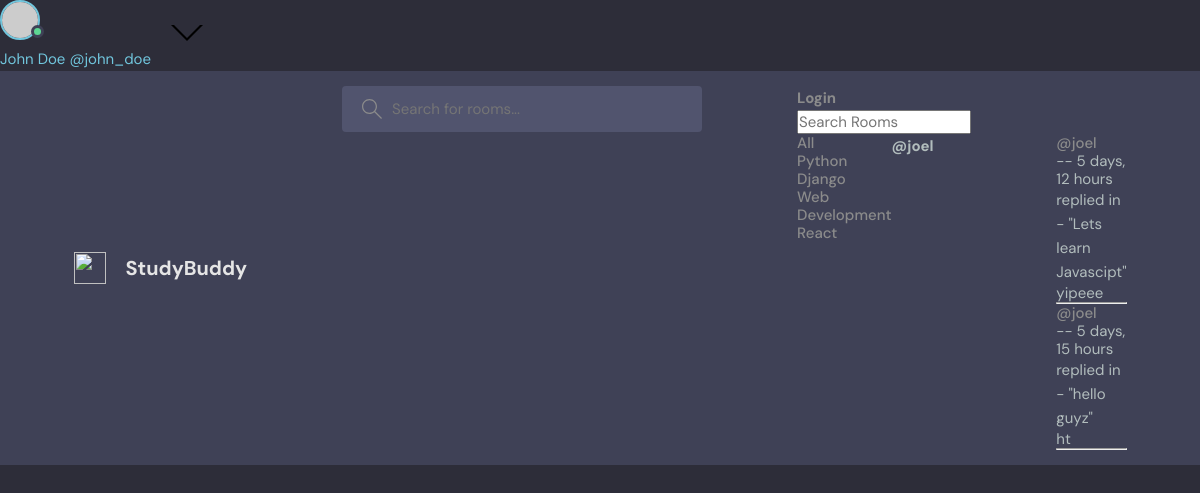
The app's page /profile/1 with its own data.
### hotel/models.py (models this page shows, shortened)
class Topic(models.Model):
    name = models.CharField(max_length=200)

class Message(models.Model):
    user = models.ForeignKey(User, on_delete=models.CASCADE)
    room = models.ForeignKey(Room, on_delete=models.CASCADE)
    body = models.TextField()
    updated = models.DateTimeField(auto_now = True)
    created = models.DateTimeField(auto_now_add = True)
    class Meta:
        ordering = ['-updated','-created']

class Room(models.Model):
    host = models.ForeignKey(User,on_delete=models.SET_NULL,null=True)
    topic = models.ForeignKey(Topic,on_delete=models.SET_NULL,null=True)
    name = models.CharField(max_length=200)
    description = models.TextField(null=True, blank=True)
    participants = models.ManyToManyField(User, related_name='participants',blank=True)
    updated = models.DateTimeField(auto_now = True)
    created = models.DateTimeField(auto_now_add = True)
    class Meta:
        ordering = ['-updated','-created']
    def __str__(self):
        return self.name

### hotel/views.py (the view)
# urls.py: path('profile/<str:pk>',views.profileview,name='profile'),
def profileview(request,pk):
    roommsg= Message.objects.all().filter(user_id =pk)
    room = Room.objects.all().filter(host_id=pk)
    user = roommsg.first()
    topics= Topic.objects.all().filter()
    context ={'roommsg' : roommsg,'room' : room ,'user':user,'topics' : topics}
    return render(request,'hotel/profile.html',context)

### hotel/templates/hotel/profile.html (shortened to what this page needs)
{% extends 'main.html' %}
{% block content %}
<div class="profile_con">
<div>
    {% include "hotel/browse.html" %}
</div>
<div>
    <h1>@{{ user.user }}</h1>
</div>
<div>
    {% include "hotel/recent.html" %}
</div>
{% endblock content %}

### hotel/templates/hotel/browse.html
<p>
    <a href="{% url 'home' %}">All</a>
</p>
{% for topic in topics%}
<p>
    <a href="{% url 'home' %}?q={{ topic.name }}">{{ topic.name }}</a>
</p>
{% endfor%}

### hotel/templates/hotel/recent.html (shortened to what this page needs)
<div>
    {%for msg in roommsg %}
    <small><p><a href="{% url 'profile' msg.user.id %}">@{{ msg.user }}</a> -- {{msg.created|timesince}} </p></small>
    <small>
        <div>
            replied in - "{{ msg.room }}"
            <div>
            <p>    {{  msg.body }}</p>
            </div>
        </div>
    </small>
    <hr>
<div>
    {% endfor %}

### static/styles/style.css (style rules this page uses)
:root { --color-main: #71c6dd; --color-main-light: #e1f6fb; --color-dark: #3f4156; --color-dark-medium: #51546e; --color-dark-light: #696d97; --color-light: #e5e5e5; --color-gray: #8b8b8b; --color-light-gray: #b2bdbd; --color-bg: #2d2d39; --color-success: #5dd693; --color-error: #fc4b0b; }
* { font-family: "DM Sans", -apple-system, BlinkMacSystemFont, "Segoe UI", Roboto, Oxygen, Ubuntu, Cantarell, "Open Sans", "Helvetica Neue", sans-serif; margin: 0; padding: 0; box-sizing: border-box; text-rendering: optimizeLegibility; font-size: inherit; }
html { font-size: 56.25%; }
@media only screen and (min-width: 1200px) { html { font-size: 62.5%; } }
body { line-height: 1.6; font-weight: 400; font-size: 1.5rem; color: var(--color-light-gray); background-color: var(--color-bg); min-height: 100vh; }
a { display: inline-block; color: var(--color-main); text-decoration: none; }
.header__menu a { display: flex; gap: 1.5rem; align-items: center; font-weight: 500; text-decoration: none; color: var(--color-gray); }
.header__menu p { line-height: 1.2; }

### hotel/templates/hotel/profile.html (style rules this page uses)
.profile_con { display:grid; grid-template-columns: 1fr 3fr 1fr; }

### records on screen
Topic: name "Python"
Topic: name "Django"
Topic: name "Web Development"
Topic: name "React"
Message: user "joel", created "5 days, 12 hours", room "Lets learn Javascipt", body "yipeee"
Message: user "joel", created "5 days, 15 hours", room "hello guyz", body "ht"
